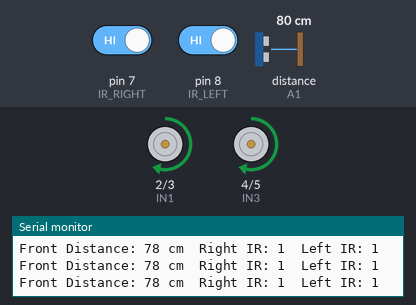
The sketch below on a simulated Arduino Uno, built with avr-gcc and run on an emulated ATmega328P. Shown: motor-driver pin pairs drawn as motors (green arrow = first pin HIGH = forward, orange = second pin HIGH = backward, longer = more drive, scaled by the enable pin), the last lines printed to the serial monitor. Wiring (inferred from the names in the program): ultrasonic range finder: trigger A0; echo A1. The inputs (shaded band) are chosen by the test bench; at power-on: distance to the obstacle (sensor on A1) 80 cm, pin 7 (IR_RIGHT) HIGH, pin 8 (IR_LEFT) HIGH. The echo pulse lasts 58.3 µs per cm.

Above: at 1.2 s.
1.3 s: distance to the obstacle (sensor on A1) set to 18 cm
2.8 s: distance to the obstacle (sensor on A1) set to 15 cm
At 4.0 s:
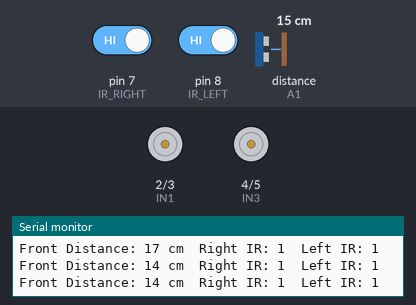
4.3 s: pin 7 (IR_RIGHT) driven LOW
At 5.31 s:
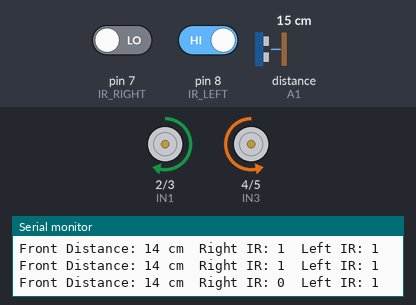
7.3 s: pin 7 (IR_RIGHT) driven HIGH
At 8.0 s:
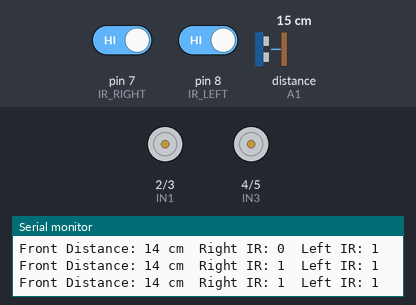
8.8 s: pin 8 (IR_LEFT) driven LOW
At 9.82 s:
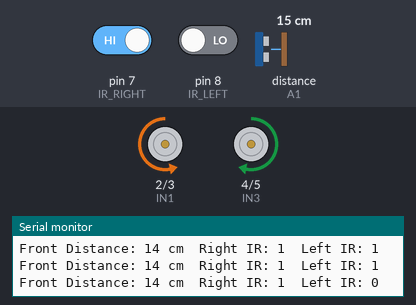
11.8 s: pin 8 (IR_LEFT) driven HIGH
At 13.1 s:
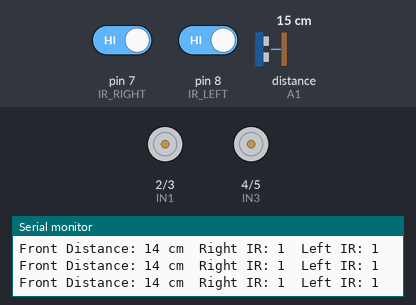
Timing chart, 0 to 14.3 s (numbered marks = the images above; inputs shaded):
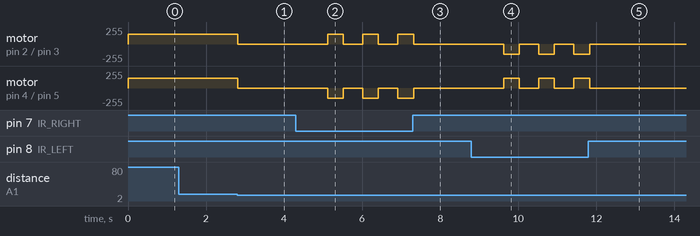

Measured:
- the behaviour switches between 17 and 16 cm on distance to the obstacle (sensor on A1) (found by bisection; images 0 and 1)
- after the input at 2.8 s, motor on pin 2 (IN1) / pin 3 (IN2), motor on pin 4 (IN3) / pin 5 (IN4): forward 150/255 → stopped at once
- after the input at 4.3 s, motor on pin 2 (IN1) / pin 3 (IN2): alternates forward 150/255 for 0.40 s and stopped for 0.50 s, starting after 0.81 s; motor on pin 4 (IN3) / pin 5 (IN4): alternates backward 150/255 for 0.40 s and stopped for 0.50 s, starting after 0.81 s
- after the input at 7.3 s, motor on pin 2 (IN1) / pin 3 (IN2), motor on pin 4 (IN3) / pin 5 (IN4): goes on until 7.3 s, then stays stopped
- after the input at 8.8 s, motor on pin 2 (IN1) / pin 3 (IN2): alternates backward 150/255 for 0.40 s and stopped for 0.50 s, starting after 0.83 s; motor on pin 4 (IN3) / pin 5 (IN4): alternates forward 150/255 for 0.40 s and stopped for 0.50 s, starting after 0.83 s
- after the input at 11.8 s, motor on pin 2 (IN1) / pin 3 (IN2), motor on pin 4 (IN3) / pin 5 (IN4): goes on until 11.8 s, then stays stopped

The sketch:

arduino-1U-2IR-maze-robot.ino
```cpp
// Ultrasonic Sensor Pins
#define TRIG_PIN A0  // Ultrasonic trigger pin
#define ECHO_PIN A1  // Ultrasonic echo pin

// IR Sensor Pins
#define IR_RIGHT 7   // Right IR sensor pin
#define IR_LEFT 8    // Left IR sensor pin

// Motor Control Pins
#define ENA 10  // Right motor enable pin
#define ENB 11  // Left motor enable pin
#define IN1 2   // Right motor direction pin 1
#define IN2 3   // Right motor direction pin 2
#define IN3 4   // Left motor direction pin 1
#define IN4 5   // Left motor direction pin 2

// Constants
#define MAX_DISTANCE 100 // Maximum distance in cm
#define TURN_DISTANCE 15 // Distance to an obstacle in cm

void setup() {
  // Setup motor pins
  pinMode(ENA, OUTPUT);
  pinMode(ENB, OUTPUT);
  pinMode(IN1, OUTPUT);
  pinMode(IN2, OUTPUT);
  pinMode(IN3, OUTPUT);
  pinMode(IN4, OUTPUT);

  // Setup sensor pins
  pinMode(TRIG_PIN, OUTPUT);
  pinMode(ECHO_PIN, INPUT);
  pinMode(IR_RIGHT, INPUT);
  pinMode(IR_LEFT, INPUT);

  // Start Serial Monitor
  Serial.begin(9600);
}

void loop() {
  int frontDistance = getUltrasonicDistance();
  bool rightDetected = digitalRead(IR_RIGHT) == HIGH;
  bool leftDetected = digitalRead(IR_LEFT) == HIGH;

  Serial.print("Front Distance: ");
  Serial.print(frontDistance);
  Serial.print(" cm\tRight IR: ");
  Serial.print(rightDetected);
  Serial.print("\tLeft IR: ");
  Serial.println(leftDetected);

  // Default forward movement
  if (frontDistance > TURN_DISTANCE) {
    moveForward();
  } else {
    stopMotors();
    delay(500);

    if (!rightDetected) {
      turnRight();
    } else if (!leftDetected) {
      turnLeft();
    }/*  else {
      turnRight(); // Default to turning right
    } */
  }

  delay(100); // Loop delay for stability
}

// Ultrasonic Distance Measurement
int getUltrasonicDistance() {
  digitalWrite(TRIG_PIN, LOW);
  delayMicroseconds(2);
  digitalWrite(TRIG_PIN, HIGH);
  delayMicroseconds(10);
  digitalWrite(TRIG_PIN, LOW);

  long duration = pulseIn(ECHO_PIN, HIGH);
  int distance = duration * 0.034 / 2; // Convert to cm
  return distance > MAX_DISTANCE ? MAX_DISTANCE : distance;
}

// Motor Control Functions
void moveForward() {
  analogWrite(ENA, 150); // Moderate speed
  analogWrite(ENB, 150);
  digitalWrite(IN1, HIGH);
  digitalWrite(IN2, LOW);
  digitalWrite(IN3, HIGH);
  digitalWrite(IN4, LOW);
}

void turnLeft() {
  analogWrite(ENA, 150);
  analogWrite(ENB, 150);
  digitalWrite(IN1, LOW);
  digitalWrite(IN2, HIGH);
  digitalWrite(IN3, HIGH);
  digitalWrite(IN4, LOW);
  delay(300); // Adjust delay for turn angle
}

void turnRight() {
  analogWrite(ENA, 150);
  analogWrite(ENB, 150);
  digitalWrite(IN1, HIGH);
  digitalWrite(IN2, LOW);
  digitalWrite(IN3, LOW);
  digitalWrite(IN4, HIGH);
  delay(300); // Adjust delay for turn angle
}

void stopMotors() {
  digitalWrite(IN1, LOW);
  digitalWrite(IN2, LOW);
  digitalWrite(IN3, LOW);
  digitalWrite(IN4, LOW);
}
```
